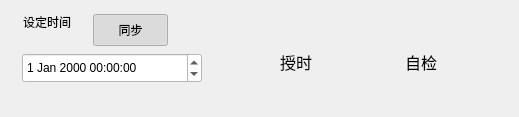
      <widget class="QWidget" name="tabWidget_mainPage3">
       <attribute name="title">
        <string>管理</string>
       </attribute>
       <widget class="QDateTimeEdit" name="dateTimeEdit">
        <property name="geometry">
         <rect>
          <x>22</x>
          <y>53</y>
          <width>180</width>
          <height>30</height>
         </rect>
        </property>
        <property name="sizePolicy">
         <sizepolicy hsizetype="Fixed" vsizetype="Fixed">
          <horstretch>0</horstretch>
          <verstretch>0</verstretch>
         </sizepolicy>
        </property>
        <property name="minimumSize">
         <size>
          <width>180</width>
          <height>30</height>
         </size>
        </property>
        <property name="styleSheet">
         <string notr="true">font: 12pt &quot;宋体&quot;;
background-color: rgb(255, 255, 255);</string>
        </property>
        <property name="maximumDateTime">
         <datetime>
          <hour>23</hour>
          <minute>59</minute>
          <second>59</second>
          <year>2199</year>
          <month>12</month>
          <day>31</day>
         </datetime>
        </property>
        <property name="minimumDateTime">
         <datetime>
          <hour>0</hour>
          <minute>0</minute>
          <second>0</second>
          <year>1952</year>
          <month>9</month>
          <day>14</day>
         </datetime>
        </property>
        <property name="currentSection">
         <enum>QDateTimeEdit::DaySection</enum>
        </property>
        <property name="calendarPopup">
         <bool>false</bool>
        </property>
        <property name="currentSectionIndex">
         <number>2</number>
        </property>
       </widget>
       <widget class="QLabel" name="label_48">
        <property name="geometry">
         <rect>
          <x>23</x>
          <y>14</y>
          <width>64</width>
          <height>16</height>
         </rect>
        </property>
        <property name="sizePolicy">
         <sizepolicy hsizetype="Minimum" vsizetype="Preferred">
          <horstretch>0</horstretch>
          <verstretch>0</verstretch>
         </sizepolicy>
        </property>
        <property name="styleSheet">
         <string notr="true">font: 12pt &quot;宋体&quot;;</string>
        </property>
        <property name="text">
         <string>设定时间</string>
        </property>
       </widget>
       <widget class="QPushButton" name="PbSync">
        <property name="geometry">
         <rect>
          <x>93</x>
          <y>14</y>
          <width>75</width>
          <height>32</height>
         </rect>
        </property>
        <property name="sizePolicy">
         <sizepolicy hsizetype="Fixed" vsizetype="Fixed">
          <horstretch>0</horstretch>
          <verstretch>0</verstretch>
         </sizepolicy>
        </property>
        <property name="minimumSize">
         <size>
          <width>20</width>
          <height>0</height>
         </size>
        </property>
        <property name="styleSheet">
         <string notr="true">font: 12pt &quot;宋体&quot;;</string>
        </property>
        <property name="text">
         <string>同步</string>
        </property>
        <property name="icon">
         <iconset resource="icon.qrc">
          <normaloff>:/png/png/cross-128.png</normaloff>
          <normalon>:/png/png/checkmark-128.png</normalon>
          <selectedoff>:/ico/icon/uncheck.ico</selectedoff>
          <selectedon>:/ico/icon/check.ico</selectedon>:/png/png/cross-128.png</iconset>
        </property>
        <property name="iconSize">
         <size>
          <width>24</width>
          <height>24</height>
         </size>
        </property>
        <property name="checkable">
         <bool>true</bool>
        </property>
        <property name="checked">
         <bool>true</bool>
        </property>
       </widget>
       <widget class="QWidget" name="layoutWidget">
        <property name="geometry">
         <rect>
          <x>209</x>
          <y>17</y>
          <width>301</width>
          <height>91</height>
         </rect>
        </property>
        <layout class="QHBoxLayout" name="horizontalLayout_13">
         <item>
          <widget class="QToolButton" name="PbSetTime">
           <property name="minimumSize">
            <size>
             <width>64</width>
             <height>64</height>
            </size>
           </property>
           <property name="font">
            <font>
             <family>宋体</family>
             <pointsize>12</pointsize>
            </font>
           </property>
           <property name="cursor">
            <cursorShape>PointingHandCursor</cursorShape>
           </property>
           <property name="styleSheet">
            <string notr="true">color: rgb(0, 0, 0);</string>
           </property>
           <property name="text">
            <string>授时</string>
           </property>
           <property name="icon">
            <iconset resource="icon.qrc">
             <normaloff>:/png/png/time.png</normaloff>:/png/png/time.png</iconset>
           </property>
           <property name="iconSize">
            <size>
             <width>40</width>
             <height>40</height>
            </size>
           </property>
           <property name="toolButtonStyle">
            <enum>Qt::ToolButtonTextUnderIcon</enum>
           </property>
           <property name="autoRaise">
            <bool>true</bool>
           </property>
          </widget>
         </item>
         <item>
          <widget class="QToolButton" name="PbBit">
           <property name="minimumSize">
            <size>
             <width>64</width>
             <height>64</height>
            </size>
           </property>
           <property name="font">
            <font>
             <family>宋体</family>
             <pointsize>12</pointsize>
            </font>
           </property>
           <property name="cursor">
            <cursorShape>PointingHandCursor</cursorShape>
           </property>
           <property name="styleSheet">
            <string notr="true">color: rgb(0, 0, 0);</string>
           </property>
           <property name="text">
            <string>自检</string>
           </property>
           <property name="icon">
            <iconset resource="icon.qrc">
             <normaloff>:/png/png/settings-128.png</normaloff>:/png/png/settings-128.png</iconset>
           </property>
           <property name="iconSize">
            <size>
             <width>40</width>
             <height>40</height>
            </size>
           </property>
           <property name="toolButtonStyle">
            <enum>Qt::ToolButtonTextUnderIcon</enum>
           </property>
           <property name="autoRaise">
            <bool>true</bool>
           </property>
          </widget>
         </item>
        </layout>
       </widget>
      </widget>
